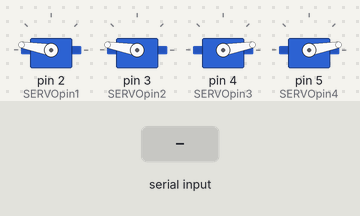
Simulated run of this sketch. Board: Arduino Mega 2560, built with avr-gcc and run on an emulated ATmega2560. Shown: 4 × servo. Inputs (shaded band) come from the test bench.

Above: at 1.2 s.
1.3 s: "4\n" received over Serial
At 1.7 s:
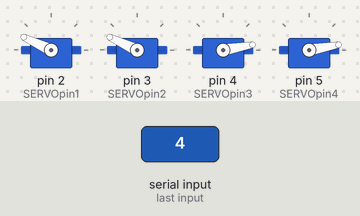
At 3.1 s:
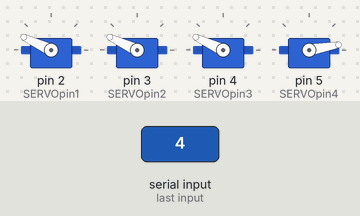
4.3 s: "3\n" received over Serial
At 6.0 s:
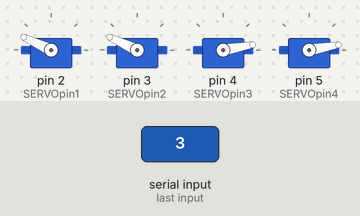
Timing chart, 0 to 7.5 s (numbered marks = the images above; inputs shaded):
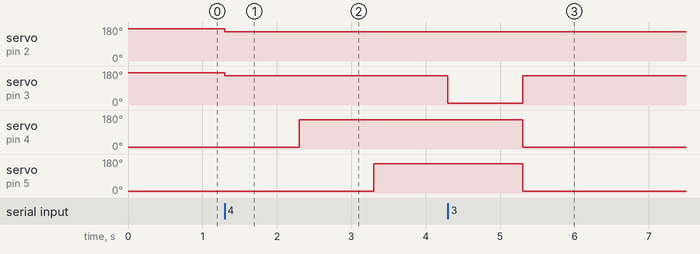

The sketch:

Ctr_servo_pi_arduino.ino
```cpp
#include <Servo.h>
Servo myservo1;
Servo myservo2;
Servo myservo3;
Servo myservo4;

//--------------Constantes-------------//
const int EMGpin=A15;
const int Pressurepin=A3;
const int SERVOpin1=2;
const int SERVOpin2=3;
const int SERVOpin3=4;
const int SERVOpin4=5;
const byte numChars = 32;
const int temps_move = 30000;
const int temps_calib = 2000;
const int position_max = 170;
const int ForceMaxCapteur = 457;
const int Iindex = 170;
const int Imajeur = 170;
const int Ianulaire = 10;
const int Iauriculaire = 10;
//--------------Variables--------------//
String cmd;
String refCmd_0 = String(0);
String refCmd_1 = String(1);
String refCmd_2 = String(2);
String refCmd_3 = String(3);
String refCmd_4 = String(4);
String refCmd_5 = String(5);
String refSubCmd_1 = String(-1);
String refSubCmd_2 = String(-2);
String refSubCmd_3 = String(-3);
String data;
int EMG_value = 0;
int sensor_value = 0;
int pos_moteur34 = 10;
int pos_moteur12 = 155;
//--------------Fonctions--------------//
void writeToPi(){
  EMG_value = analogRead(EMGpin);
  Serial.println(EMG_value);
  //while(Serial.available() <= 0){}
  //cmd = Serial.readStringUntil('\n');
  //sensor_value = analogRead(Pressurepin);
  //Serial.println(sensor_value);
}
//-------------------------------------//

void setup() {
  Serial.begin(115200);
  pinMode(SERVOpin1, OUTPUT);
  pinMode(SERVOpin2, OUTPUT);
  pinMode(SERVOpin3, OUTPUT);
  pinMode(SERVOpin4, OUTPUT);
  pinMode(EMGpin, INPUT);
  myservo1.attach(SERVOpin1);
  myservo2.attach(SERVOpin2);
  myservo3.attach(SERVOpin3);
  myservo4.attach(SERVOpin4);
  //Serial.println("<Arduino is ready>\n");
  myservo1.write(Iindex);
  myservo2.write(Imajeur);
  myservo3.write(Ianulaire);
  myservo4.write(Iauriculaire);
}

void loop() {
  // put your main code here, to run repeatedly:
  while(Serial.available() <= 0){
  }
  cmd = Serial.readStringUntil('\n');
  int comand = cmd.toInt();

  switch(comand) {
    case 1://--------------Calibration--------------//
      writeToPi();
      break;

    case 2://--------------Prise cylindrique--------------//
      while(1){
        delay(2);
        writeToPi();
        while(Serial.available() <= 0){
        }
        cmd = Serial.readStringUntil('\n');
        comand = cmd.toInt();
        sensor_value = analogRead(Pressurepin);
        if(comand == 1) {
          pos_moteur34 = 10;
          pos_moteur12 = 155;
          myservo1.write(pos_moteur12);
          myservo2.write(pos_moteur12);
          myservo3.write(pos_moteur34);
          myservo4.write(pos_moteur34);
        } else if(comand == 2 && sensor_value < 400 || pos_moteur34 >= position_max || pos_moteur12 <= 10) {
          myservo1.write(pos_moteur12);
          myservo2.write(pos_moteur12);
          myservo3.write(pos_moteur34);
          myservo4.write(pos_moteur34);
        } else {
          pos_moteur34 += 1;
          pos_moteur12 -= 1;
          myservo1.write(pos_moteur12);
          myservo2.write(pos_moteur12);
          myservo3.write(pos_moteur34);
          myservo4.write(pos_moteur34);
          delay(1);
        }
      }
      break;

    case 3://--------------Back--------------//
      pos_moteur34 = 10;
      pos_moteur12 = 155;
      myservo1.write(pos_moteur12);
      myservo2.write(pos_moteur12);
      myservo3.write(pos_moteur34);
      myservo4.write(pos_moteur34);
      break;

    case 4://--------------Countdown--------------//
      myservo1.write(155);
      myservo2.write(155);
      myservo3.write(10);
      myservo4.write(10);
      delay(1000);
      myservo3.write(155);
      delay(1000);
      myservo4.write(155);
      delay(1000);
      myservo2.write(10);
      delay(1000);
      myservo1.write(10);
      break;

    case 5://--------------Prise Pouce Index--------------//
      while(1){
        delay(2);
        writeToPi();
        while(Serial.available() <= 0){
        }
        cmd = Serial.readStringUntil('\n');
        comand = cmd.toInt();

        sensor_value = analogRead(Pressurepin);
        if(comand == 1) {
          pos_moteur12 = 155;
          myservo1.write(pos_moteur12);
        } else if(comand == 2 && sensor_value < 400 || pos_moteur12 <= 10) {
          myservo1.write(pos_moteur12);
        } else {
          pos_moteur12 -= 1;
          myservo1.write(pos_moteur12);
          delay(1);
        }
      }
      break;

    default:
      delay(1);
      break;
  }
  delay(2);
}
```

Measured:
- after the input at 1.3 s, servo on pin 2 (SERVOpin1), servo on pin 3 (SERVOpin2): 170° → 155° at once; servo on pin 4 (SERVOpin3): 10° → 155° after 1.0 s; servo on pin 5 (SERVOpin4): 10° → 155° after 2.0 s
- after the input at 4.3 s, servo on pin 2 (SERVOpin1): stays 155° (without the input it goes to 10° after 1.0 s); servo on pin 4 (SERVOpin3), servo on pin 5 (SERVOpin4): 155° → 10° after 1.0 s
